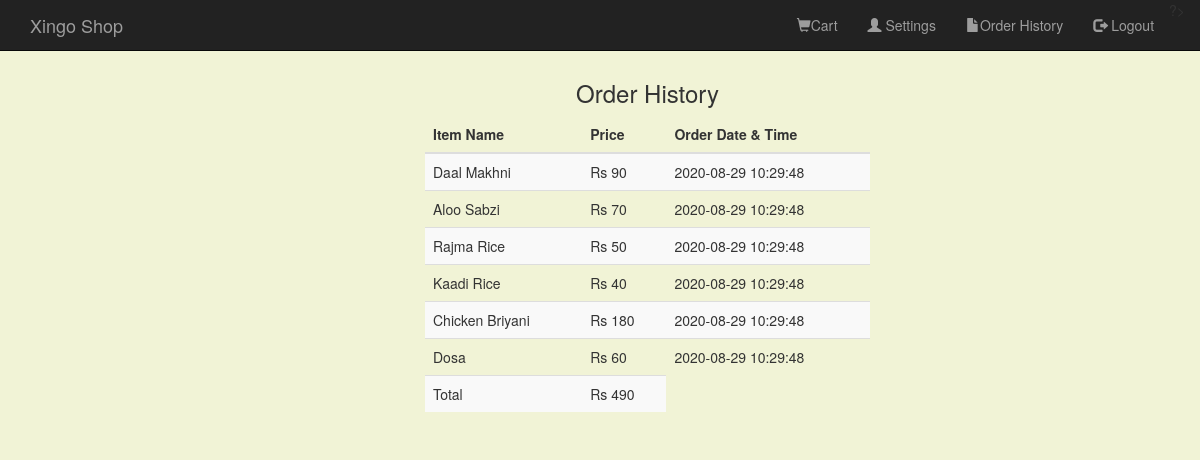
Page /order-history.php (signed in) on the committed database.
### tables this page shows
CREATE TABLE `items` (
  `pid` int(11) NOT NULL,
  `name` varchar(255) DEFAULT NULL,
  `price` int(11) DEFAULT NULL,
  `type` varchar(20) DEFAULT NULL
);

### order-history.php (the view, shortened to what this page needs)
<!DOCTYPE html>
<?php
include 'common.php';
?>
<html lang="en">
  <head>
    <?php
    include 'head.php';
    ?>
    </head>
  <body>
    <?php
    include 'header.php';
     ?>
<br><br><br>
<div class="container">
  <div class="col-xs-10 col-md-5 col-xs-offset-1 col-md-offset-4">
    <center><h3>Order History</h3></center>
  <table class="table table-striped">
    <?php
    $sum = 0;
    $user_id = $_SESSION['user_id'];
    $query = "SELECT items.price, items.pid, items.name FROM users_items JOIN items ON users_items.item_id = items.pid WHERE users_items.user_id='$user_id'";
    $result = mysqli_query($con, $query)or die($mysqli_error($con));
    $date=date('Y-m-d H:i:s');
    if (mysqli_num_rows($result) >= 1) {
    ?>
    <thead>
        <tr>
            <th>Item Name</th>
            <th>Price</th>
            <th>Order Date & Time</th>
        </tr>
    </thead>
    <tbody>
        <?php
        while ($row = mysqli_fetch_array($result)) {
            $sum+= $row["price"];
            echo "<tr>
                      <td>" . $row["name"] . "</td>
                      <td>Rs " . $row["price"] . "</td>
                      <td>" . $date . "</td>
                  </tr>";
        }
        echo "<tr>
                  <td>Total</td>
                  <td>Rs " . $sum . "</td>
                  </tr>";
        ?>
    </tbody>
    <?php
} else {
    echo "<center><h2>No order has been placed! Start Shopping!.</h2></center>";
}
?>
  </table>
</div>
</div>
</body>
</html>

### index.css (style rules this page uses)
body { background-color: rgb(241, 243, 214); }

### rows in the picture
items: name "Daal Makhni", price "90"
items: name "Aloo Sabzi", price "70"
items: name "Rajma Rice", price "50"
items: name "Kaadi Rice", price "40"
items: name "Chicken Briyani", price "180"
items: name "Dosa", price "60"

### other values in the picture
$sum "490"
